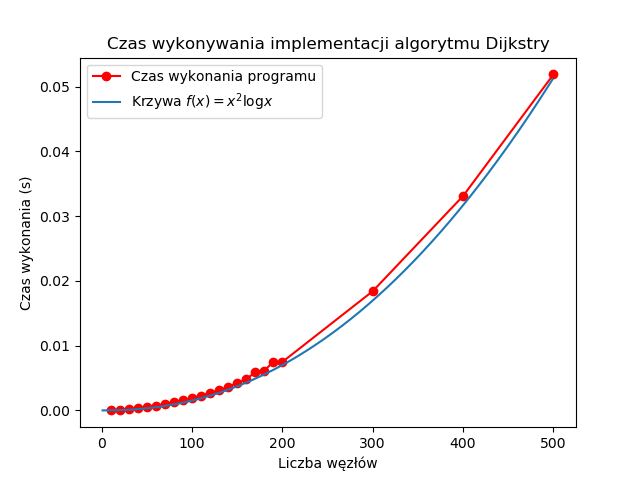

Python code for this plot:
import matplotlib.pyplot as plt
import numpy as np

data = np.loadtxt("data.txt").T

x = np.arange(0,500)
z = (x/5500)**2*np.log(x)
    
plt.plot(data[0],data[1], 'ro-')

plt.plot(x,z)

plt.legend(["Czas wykonania programu","Krzywa $f(x)=x^2\log x$" ])
plt.xlabel("Liczba węzłów")
plt.ylabel("Czas wykonania (s)")
plt.title(
    "Czas wykonywania implementacji algorytmu Dijkstry")
plt.show()
